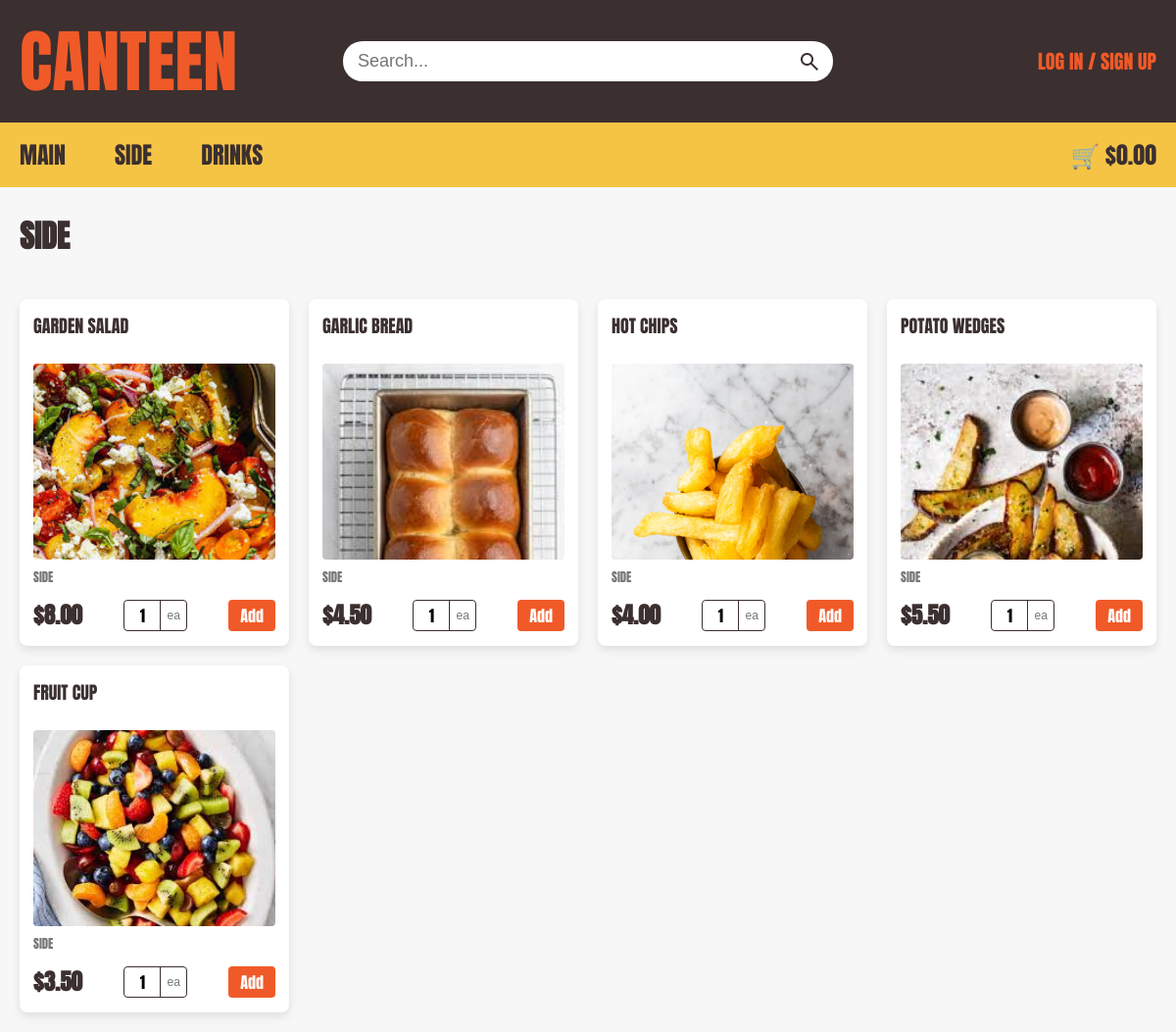
/home/Side, run on the app's committed database.
### tables this page shows
CREATE TABLE Menu (item_ID INTEGER PRIMARY KEY NOT NULL UNIQUE, item_name TEXT, item_type TEXT, is_available INTEGER, price NUMERIC (10, 2), item_photo TEXT, item_description TEXT);

### app.py (the view)
@app.route('/home/<string:item_type>')
def catergory(item_type):
    db = get_db()
    db.row_factory = sqlite3.Row
    cursor = db.cursor()
    sql = "SELECT item_name, item_ID, item_type, price, is_available, item_photo " \
          "FROM Menu WHERE (is_available = 1 AND item_type = ?);"
    cursor.execute(sql, (item_type,))
    result = cursor.fetchall()
    cursor.close()
    return render_template(
        "home_user.html",
        menu_items=result,
        category_name=item_type,
        total=get_trolley_total()
    )

### app.py (called while the page is built, shortened)
def get_db():
    db = getattr(g, '_database', None)
    if db is None:
        db = g._database = sqlite3.connect(DATABASE)
    return db

@app.teardown_appcontext
def close_connection(exception):
    db = getattr(g, '_database', None)
    if db is not None:
        db.close()

def get_trolley_total():
    if 'user_id' not in session:
        return 0.0

### templates/home_user.html (shortened to what this page needs)
<!DOCTYPE html>
<html lang="en">
<head>
  <link rel="stylesheet" href="{{ url_for('static', filename='style.css') }}">
</head>
<body>
  <header>
    <div class="top-bar">
      <div class="container top-bar-content">
        <div class="top-left"><a href="{{ url_for('home') }}">CANTEEN</a></div>
        <form class="search-container" method="GET" action="{{ url_for('search') }}">
          <input type="text" placeholder="Search..." name="query" autocomplete="off">
          <button type="submit" class="search-btn">
            <span class="material-symbols-outlined">search</span>
          </button>
        </form>
        {% if session.get('user_id') %}
          <a class ="top-right" onclick= "OpenAccountmanage();return false;" id="accountpopup" href="#" >Hi {{ session['first_name'] }}!</a>
          <div id="popup" class="popup">
            <div class="popup-content">
              <a href="{{ url_for('order_history') }}">Order History</a>
              <a href="{{ url_for('logout') }}">Logout</a>
            </div>
          </div>
        {% else %}
          <div class="top-right"><p><a href="{{ url_for('user_login') }}">Log in</a> / <a href="{{ url_for('signup') }}">Sign up</a></p></div>
        {% endif %}
      </div>
    </div>
    <nav class="bottom-nav">
      <div class="container nav-content">
        <div class="nav-links">
          <a href="{{ url_for('catergory', item_type='Main') }}">Main</a>
          <a href="{{ url_for('catergory', item_type='Side') }}">Side</a>
          <a href="{{ url_for('catergory', item_type='Drink') }}">Drinks</a>
        </div>
        <div class="cart">
          <a href="{{ url_for('trolley') }}" id="cart-total-link">🛒 ${{ "%.2f"|format(total) }}</a>
        </div>
      </div>
    </nav>
  </header>
  <main class="container">
    <h1>
      {% if search_query %}
          Search results for "{{ search_query }}"
            {% if not menu_items%}
              <p>No menu items found. Try searching for something else!</p>
            {% endif %}
      {% elif category_name %}
          {{ category_name }}
      {% else %}
          Menu
      {% endif %}
    </h1>
    <div class="menu-grid">
      {% for item in menu_items %}
        <div class="product-box">
          <a href="{{ url_for('item', item_ID=item.item_ID) }}" class="product-card-link">
            <h3>{{ item.item_name }}</h3>
            <div class="img-wrapper">
              <img src="{{ url_for('static', filename='images/' + item.item_photo) }}" alt="{{ item.item_name }}">
            </div>
            <p class="category">{{ item.item_type }}</p>
          </a>
          <div class="price_row">
            <span class="price">${{ "%.2f"|format(item.price) }}</span>
            {% if item.is_available %}
              <div class="qty-container">
                <input type="number"
                  id="qty-{{ item.item_ID }}"
                  class="qty-input"
                  value="1"
                  min="1"
                  max="10"
                  step="1"
                  onkeydown="return event.key !== 'e' && event.key !== 'E' && event.key !== '-' && event.key !== '+' && event.key !== '.'"
                >
                <span class="qty-unit">ea</span>
              </div>
              <button type="button"
                      data-item-id="{{ item.item_ID }}"
                      data-item-amount="qty-{{ item.item_ID }}"
                      onclick="addItemToTrolley(this.dataset.itemId, document.getElementById(this.dataset.itemAmount).value)"
                      class="add-btn">
                Add
              </button>
            {% else %}
              <span class="out-of-stock">Out of Stock</span>
            {% endif %}
          </div>
        </div>
      {% endfor %}
    </div>
  </main>
</body>
</html>

### static/style.css (style rules this page uses)
* { margin: 0; padding: 0; box-sizing: border-box; }
body { margin: 0; padding: 0; overflow-x: hidden; background-color: #f7f7f7; font-family: "Anton", sans-serif; text-transform: uppercase; }
.container { width: 100%; max-width: 1400px; margin-left: auto; margin-right: auto; padding-left: 20px; padding-right: 20px; }
.top-bar { background: #3b2f2f; width: 100%; padding: 10px 0; }
.top-bar-content { display: flex; justify-content: space-between; align-items: center; }
.top-left, .top-right { flex: 1; }
.top-left a { color: #f05a28; font-size: 70px; text-decoration: none; display: flex; }
.top-right { display: flex; justify-content: flex-end; align-items: center; color: #f05a28; font-size: 20px; }
.top-right a { color: #f05a28; font-size: 20px; text-decoration: none; }
.search-container { display: flex; align-items: center; flex-grow: 1; max-width: 500px; background: #ffffff; border-radius: 20px; overflow: hidden; margin: 0 20px; }
.search-container input { flex-grow: 1; border: none; padding: 10px 15px; outline: none; font-size: 18px; background: transparent; text-transform: none; -webkit-appearance: none; appearance: none; }
.search-btn { background: transparent; border: none; height: 100%; padding: 0 0 0 8px; display: flex; align-items: center; justify-content: center; cursor: pointer; outline: none; }
.material-symbols-outlined { margin: 0 12px 0 0; font-size: 24px !important; color: #3b2f2f; cursor: pointer; }
.bottom-nav { background-color: #f6c445; width: 100%; transition: top 0.3s; }
.nav-content { display: flex; justify-content: space-between; align-items: center; }
.nav-links { display: flex; gap: 10px; }
.nav-links a:first-child { padding-left: 0; }
.bottom-nav a { text-decoration: none; color: #3b2f2f; padding: 15px 20px; font-weight: 400; display: inline-block; font-size: 24px; }
.cart a { margin-left: auto; padding: 12px 0px 12px 20px; }
h1 { font-weight: 700; font-style: normal; text-align: left; margin: 25px 0 20px 0; color: #3b2f2f; }
.menu-grid { display: grid; grid-template-columns: repeat(auto-fill, minmax(220px, 1fr)); gap: 20px; padding: 20px 0; width: 100%; }
.product-card-link { text-decoration: none; display: flex; flex-direction: column; }
.product-box { background: #ffffff; border-radius: 8px; border: 2px solid transparent; text-align: left; transition: transform 0.2s, border-color 0.2s; box-shadow: 0px 4px 10px rgba(0, 0, 0, 0.1); width: 100%; padding: 12px; display: flex; flex-direction: column; justify-content: space-between; }
.product-card-link { text-decoration: none; display: block; width: 100%; }
.product-box h3 { color: #3b2f2f; font-weight: 400; font-size: 18px; text-align: left; margin: 0 0 8px 0; min-height: 44px; }
.img-wrapper { width: 100%; height: 200px; overflow: hidden; border-radius: 4px; margin-bottom: 8px; }
.product-box img { width: 100%; height: auto; display: block; object-fit: cover; }
.product-box .category { font-size: 0.8rem; color: #777; margin-bottom: 12px; }
.price_row { display: flex; justify-content: space-between; align-items: center; width: 100%; }
.price { color: #3b2f2f; font-weight: bold; font-size: 23px; }
.qty-container { display: inline-flex; align-items: center; border: 1.5px solid #3b2f2f; border-radius: 4px; overflow: hidden; background-color: #fff; height: 32px; }
.qty-input { width: 36px; height: 100%; border: none; text-align: center; font-family: 'Anton', sans-serif; font-size: 16px; outline: none; background: transparent; }
.qty-input[type=number] { -webkit-appearance: textfield; -moz-appearance: textfield; appearance: textfield; }
.qty-unit { padding: 0 6px; border-left: 1.5px solid #3b2f2f; color: #777; font-size: 12px; font-family: sans-serif; text-transform: lowercase; user-select: none; display: flex; align-items: center; height: 100%; }
.add-btn { background-color: #f05a28; color: white; border: none; padding: 6px 12px; height: 32px; border-radius: 4px; cursor: pointer; font-family: 'Anton', sans-serif; font-size: 16px; display: flex; align-items: center; justify-content: center; }

### data on the page
Menu: item_name "GARDEN SALAD", item_photo (picture), item_type "SIDE", price "8.00"
Menu: item_name "GARLIC BREAD", item_photo (picture), item_type "SIDE", price "4.50"
Menu: item_name "HOT CHIPS", item_photo (picture), item_type "SIDE", price "4.00"
Menu: item_name "POTATO WEDGES", item_photo (picture), item_type "SIDE", price "5.50"
Menu: item_name "FRUIT CUP", item_photo (picture), item_type "SIDE", price "3.50"

### other printed values
{{ "%.2f"|format(total) }} "0.00"
{{ category_name }} "SIDE"
